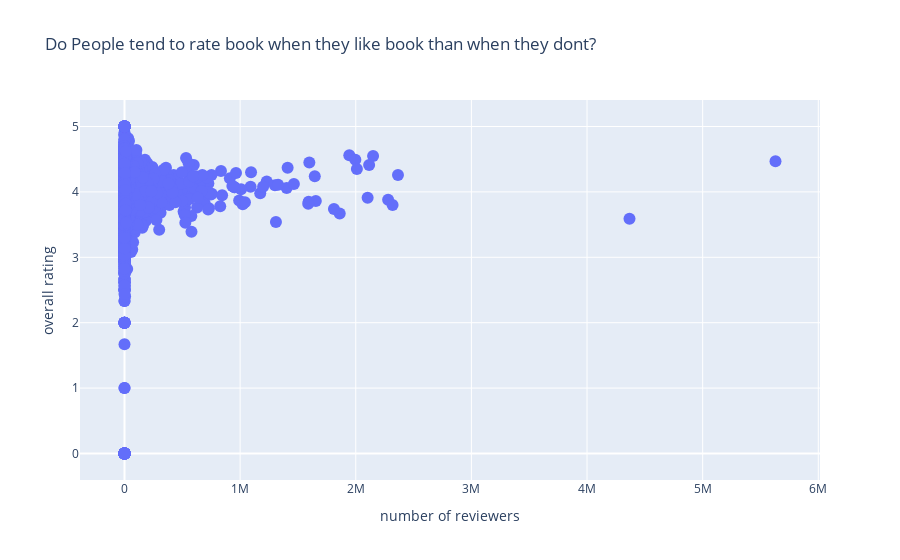

Source (notebook cell):
### Code cell
data=go.Scatter(x=books['ratings_count'] , # x data
                y=books['average_rating'] , # y data
                mode='markers' , # drawing mode for scatter trace
                #marker_color=books['title'] , # color by population
                marker_size= 12, # size of markers
                text=books['title'] ) # hover text goes here
layout = go.Layout(title ='Do People tend to rate book when they like book than when they dont?',
                   xaxis =dict(title='number of reviewers'),
                   yaxis =dict(title='overall rating'))
fig = go.Figure(data=data, layout=layout)
fig.show()

### Figure 1 — Plotly figure (JSON) as saved in the notebook; plotly's stock layout.template omitted (floating-point values rounded to 4 significant figures; data arrays with more than 128 entries replaced by an {"elided": "..."} marker saying what was removed)
{"data": [{"marker": {"size": 12}, "mode": "markers", "text": {"elided": "13719 str values"}, "type": "scatter", "x": {"elided": "13719 int values"}, "y": {"elided": "13719 float values"}}], "layout": {"title": {"text": "Do People tend to rate book when they like book than when they dont?"}, "xaxis": {"title": {"text": "number of reviewers"}}, "yaxis": {"title": {"text": "overall rating"}}}}
